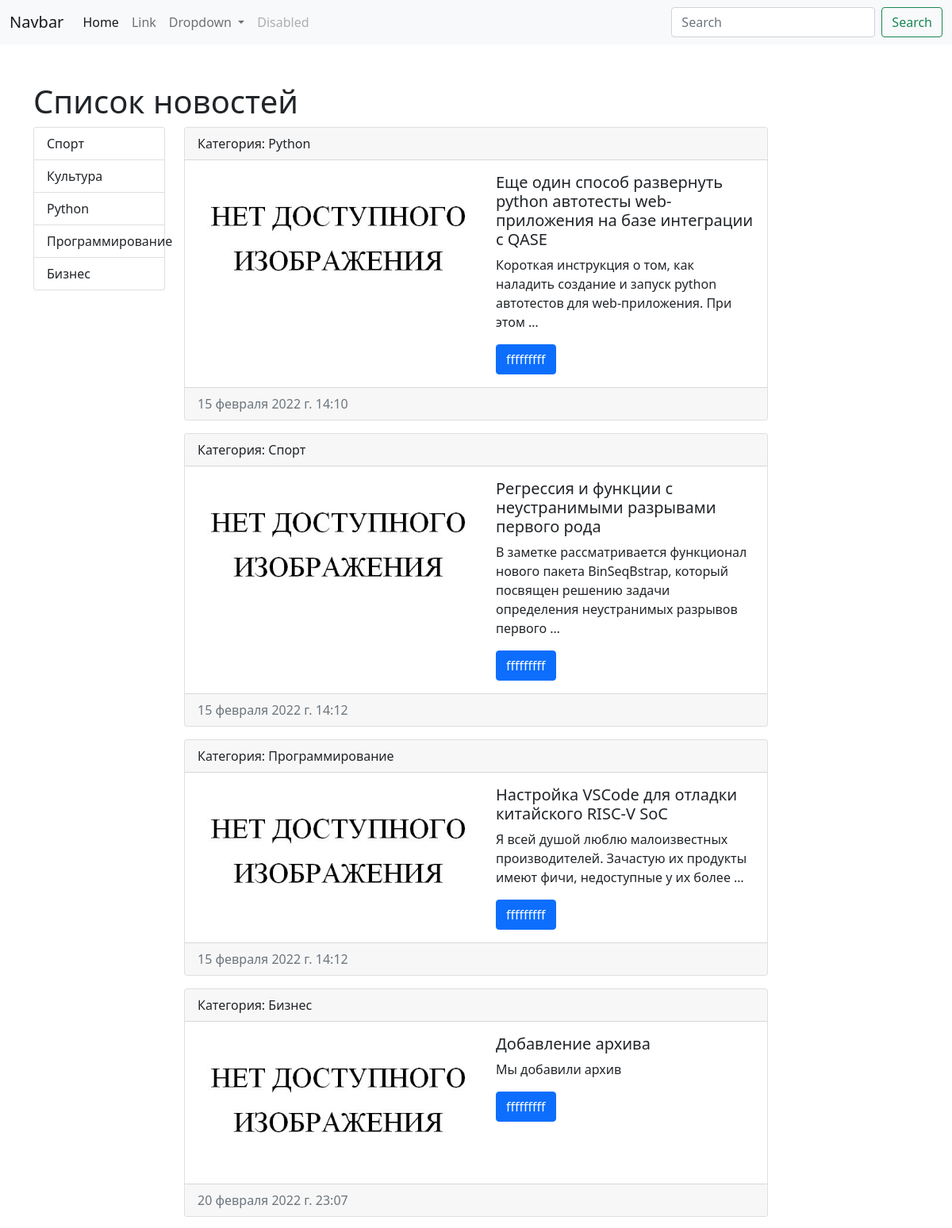
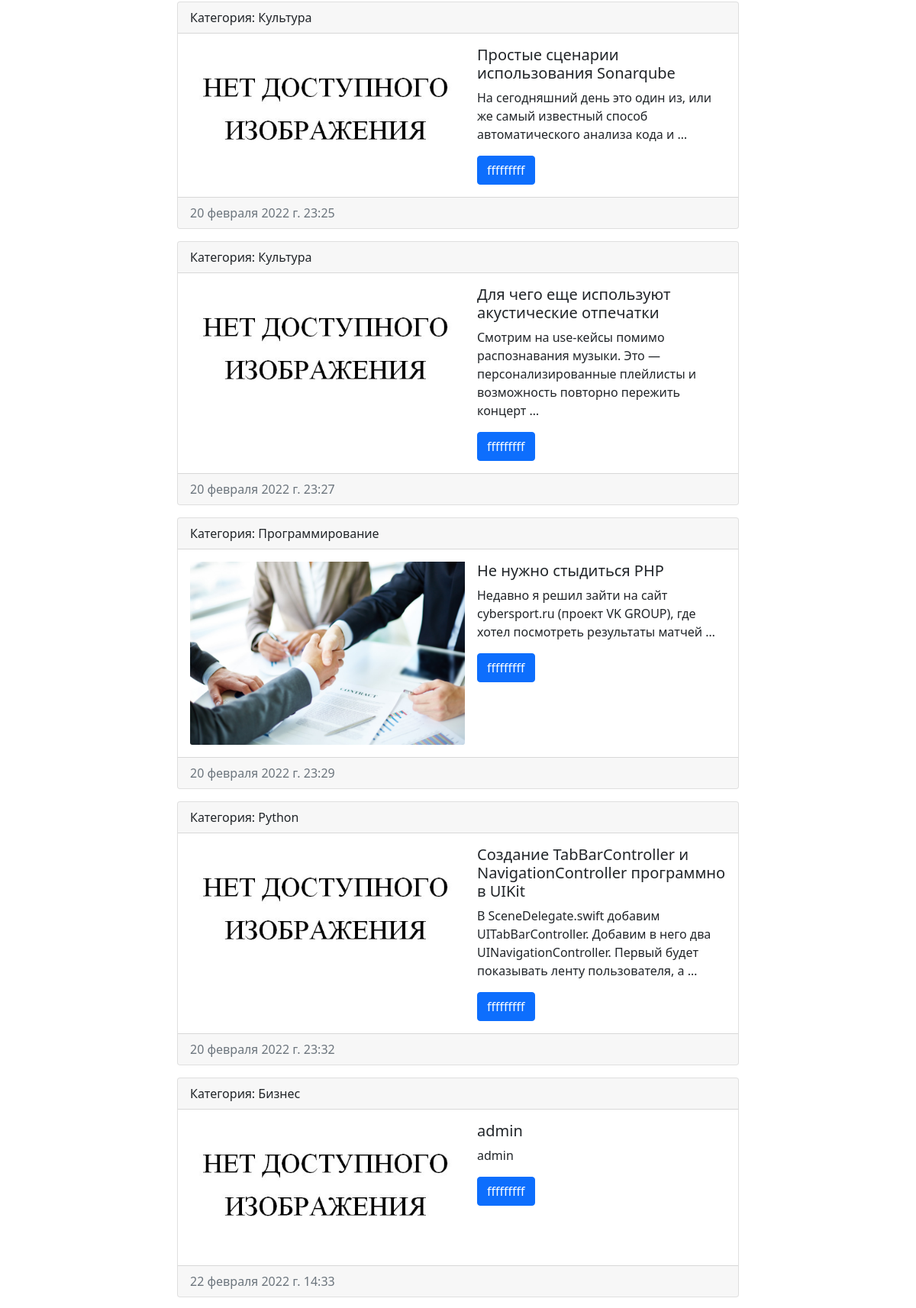
The page / (upper part) on the database its author committed (2 pictures, top to bottom).
### news/models.py (models this page shows, shortened)
class Category(models.Model):
    category = models.CharField(max_length=100, db_index=True)
    def __str__(self):
        return self.category
    class Meta:
        verbose_name = "Категория"
        verbose_name_plural = "Категории"
        ordering = ['id']

class MyModel(models.Model):
    caption = models.CharField(max_length=100, verbose_name="Заголовок")
    text = models.TextField()
    created_at = models.DateTimeField(auto_now_add=True, verbose_name="Дата создания")
    updated_at = models.DateTimeField(auto_now=True, verbose_name="Обновленно")
    photo = models.ImageField(upload_to="news/%Y/%m/%d", blank=True)
    is_published = models.BooleanField(default=True, verbose_name="Опубликовано")
    category = models.ForeignKey(Category, on_delete=models.PROTECT, null=True)
    class Meta:
        verbose_name = "Новость"
        verbose_name_plural = "Новости"
        ordering = ['id']

### news/views.py (the view)
# urls.py: path('', test),
def test(request):
    print(request)
    news = MyModel.objects.all()
    ct = Category.objects.all()
    context = {
        "categories": ct,
        "news": news,
        "title": "Список новостей"
    }
    return render(request, "news/test.html", context)

### news/templates/news/test.html (shortened to what this page needs)
<!doctype html>
<html lang="en">
<head>
    <link href="https://cdn.jsdelivr.net/npm/bootstrap@5.1.3/dist/css/bootstrap.min.css" rel="stylesheet"
>
</head>
<body>
<nav class="navbar navbar-expand-lg navbar-light bg-light">
    <div class="container-fluid">
        <a class="navbar-brand" href="#">Navbar</a>
        <div class="collapse navbar-collapse" id="navbarSupportedContent">
            <ul class="navbar-nav me-auto mb-2 mb-lg-0">
                <li class="nav-item">
                    <a class="nav-link active" aria-current="page" href="#">Home</a>
                </li>
                <li class="nav-item">
                    <a class="nav-link" href="/sitemap">Link</a>
                </li>
                <li class="nav-item dropdown">
                    <a class="nav-link dropdown-toggle" href="#" id="navbarDropdown" role="button"
                       data-bs-toggle="dropdown" aria-expanded="false">
                        Dropdown
                    </a>
                </li>
                <li class="nav-item">
                    <a class="nav-link disabled">Disabled</a>
                </li>
            </ul>
            <form class="d-flex">
                <input class="form-control me-2" type="search" placeholder="Search" aria-label="Search">
                <button class="btn btn-outline-success" type="submit">Search</button>
            </form>
        </div>
    </div>
</nav>
<div class="container mt-5">
    <h1>{{title}}</h1>
    <div class="row">
        <div class="col-md-2">
            <ul class="list-group">
                {%for i in categories%}
                <a href="/category/{{i.pk}}"  class="list-group-item">{{i.category}}</a>
                {%endfor%}
            </ul>
        </div>
        <div class="col-md-8">
            {%for i in news%}
            <div class="card mb-3">
                <div class="card-header">
                    Категория: {{i.category}}
                </div>
                <div class="card-body">
                    <div class="d-flex">
                        <div class="flex-shrink-0">
                            {% if i.photo%}
                            <img src="{{i.photo.url}}" class="card-img-bottom" style="width: 360px" alt="NOT FOUND">
                            {% else %}
                            <img src="/media/news/img.png" class="card-img-bottom" style="width: 360px" alt="NOT FOUND">
                            {% endif %}
                        </div>
                        <div class="flex-grow-1 ms-3">
                            <h5 class="card-title">{{i.caption}}</h5>
                            <p class="card-text">{{i.text|truncatewords:15}}</p>
                            <a href="#" class="btn btn-primary">fffffffff</a>
                        </div>
                    </div>
                </div>
                <div class="card-footer text-muted">
                    {{i.created_at}}
                </div>
            </div>
            {%endfor%}
        </div>
    </div>
</div>
</body>
</html>

### rows shown on the page
Category: category "Спорт"
Category: category "Культура"
Category: category "Python"
Category: category "Программирование"
Category: category "Бизнес"
MyModel: category "Python", caption "Еще один способ развернуть python автотесты web-приложения на базе интеграции с QASE", text "Короткая инструкция о том, как наладить создание и запуск python автотестов для web-приложения. При этом …", created_at "15 февраля 2022 г. 14:10"
MyModel: category "Спорт", caption "Регрессия и функции с неустранимыми разрывами первого рода", text "В заметке рассматривается функционал нового пакета BinSeqBstrap, который посвящен решению задачи определения неустранимых разрывов первого …", created_at "15 февраля 2022 г. 14:12"
MyModel: category "Программирование", caption "Настройка VSCode для отладки китайского RISC-V SoC", text "Я всей душой люблю малоизвестных производителей. Зачастую их продукты имеют фичи, недоступные у их более …", created_at "15 февраля 2022 г. 14:12"
MyModel: category "Бизнес", caption "Добавление архива", text "Мы добавили архив", created_at "20 февраля 2022 г. 23:07"
MyModel: category "Культура", caption "Простые сценарии использования Sonarqube", text "На сегодняшний день это один из, или же самый известный способ автоматического анализа кода и …", created_at "20 февраля 2022 г. 23:25"
MyModel: category "Культура", caption "Для чего еще используют акустические отпечатки", text "Смотрим на use-кейсы помимо распознавания музыки. Это — персонализированные плейлисты и возможность повторно пережить концерт …", created_at "20 февраля 2022 г. 23:27"
MyModel: category "Программирование", photo (picture), caption "Не нужно стыдиться PHP", text "Недавно я решил зайти на сайт cybersport.ru (проект VK GROUP), где хотел посмотреть результаты матчей …", created_at "20 февраля 2022 г. 23:29"
MyModel: category "Python", caption "Создание TabBarController и NavigationController программно в UIKit", text "В SceneDelegate.swift добавим UITabBarController. Добавим в него два UINavigationController. Первый будет показывать ленту пользователя, а …", created_at "20 февраля 2022 г. 23:32"
MyModel: category "Бизнес", caption "admin", text "admin", created_at "22 февраля 2022 г. 14:33"

### other values the page prints
{{ title }} "Список новостей"
